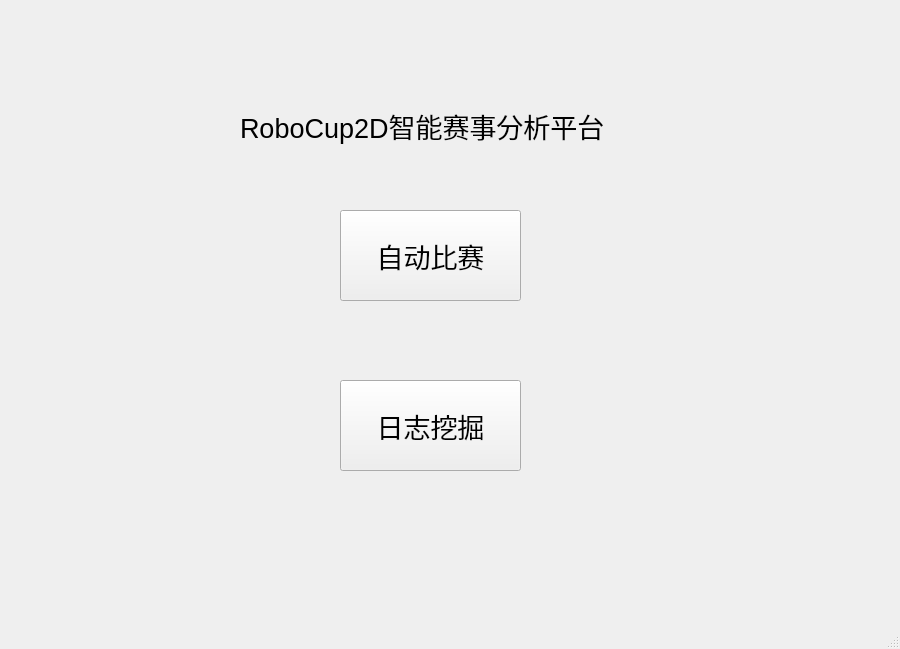
<?xml version="1.0" encoding="UTF-8"?>
<ui version="4.0">
 <class>MainWindow</class>
 <widget class="QMainWindow" name="MainWindow">
  <property name="enabled">
   <bool>true</bool>
  </property>
  <property name="geometry">
   <rect>
    <x>0</x>
    <y>0</y>
    <width>900</width>
    <height>649</height>
   </rect>
  </property>
  <property name="sizePolicy">
   <sizepolicy hsizetype="Fixed" vsizetype="Fixed">
    <horstretch>0</horstretch>
    <verstretch>0</verstretch>
   </sizepolicy>
  </property>
  <property name="minimumSize">
   <size>
    <width>900</width>
    <height>649</height>
   </size>
  </property>
  <property name="maximumSize">
   <size>
    <width>900</width>
    <height>649</height>
   </size>
  </property>
  <property name="windowTitle">
   <string>MainWindow</string>
  </property>
  <widget class="QWidget" name="centralwidget">
   <property name="minimumSize">
    <size>
     <width>800</width>
     <height>600</height>
    </size>
   </property>
   <property name="maximumSize">
    <size>
     <width>800</width>
     <height>600</height>
    </size>
   </property>
   <widget class="QPushButton" name="Autoplay">
    <property name="geometry">
     <rect>
      <x>340</x>
      <y>210</y>
      <width>181</width>
      <height>91</height>
     </rect>
    </property>
    <property name="font">
     <font>
      <pointsize>20</pointsize>
     </font>
    </property>
    <property name="text">
     <string>自动比赛</string>
    </property>
   </widget>
   <widget class="QPushButton" name="Analysis">
    <property name="geometry">
     <rect>
      <x>340</x>
      <y>380</y>
      <width>181</width>
      <height>91</height>
     </rect>
    </property>
    <property name="font">
     <font>
      <pointsize>20</pointsize>
     </font>
    </property>
    <property name="text">
     <string>日志挖掘</string>
    </property>
   </widget>
   <widget class="QLabel" name="label">
    <property name="geometry">
     <rect>
      <x>240</x>
      <y>80</y>
      <width>371</width>
      <height>91</height>
     </rect>
    </property>
    <property name="font">
     <font>
      <pointsize>20</pointsize>
     </font>
    </property>
    <property name="text">
     <string>RoboCup2D智能赛事分析平台</string>
    </property>
   </widget>
  </widget>
  <widget class="QMenuBar" name="menubar">
   <property name="geometry">
    <rect>
     <x>0</x>
     <y>0</y>
     <width>900</width>
     <height>27</height>
    </rect>
   </property>
  </widget>
  <widget class="QStatusBar" name="statusbar"/>
 </widget>
 <resources/>
 <connections/>
</ui>
